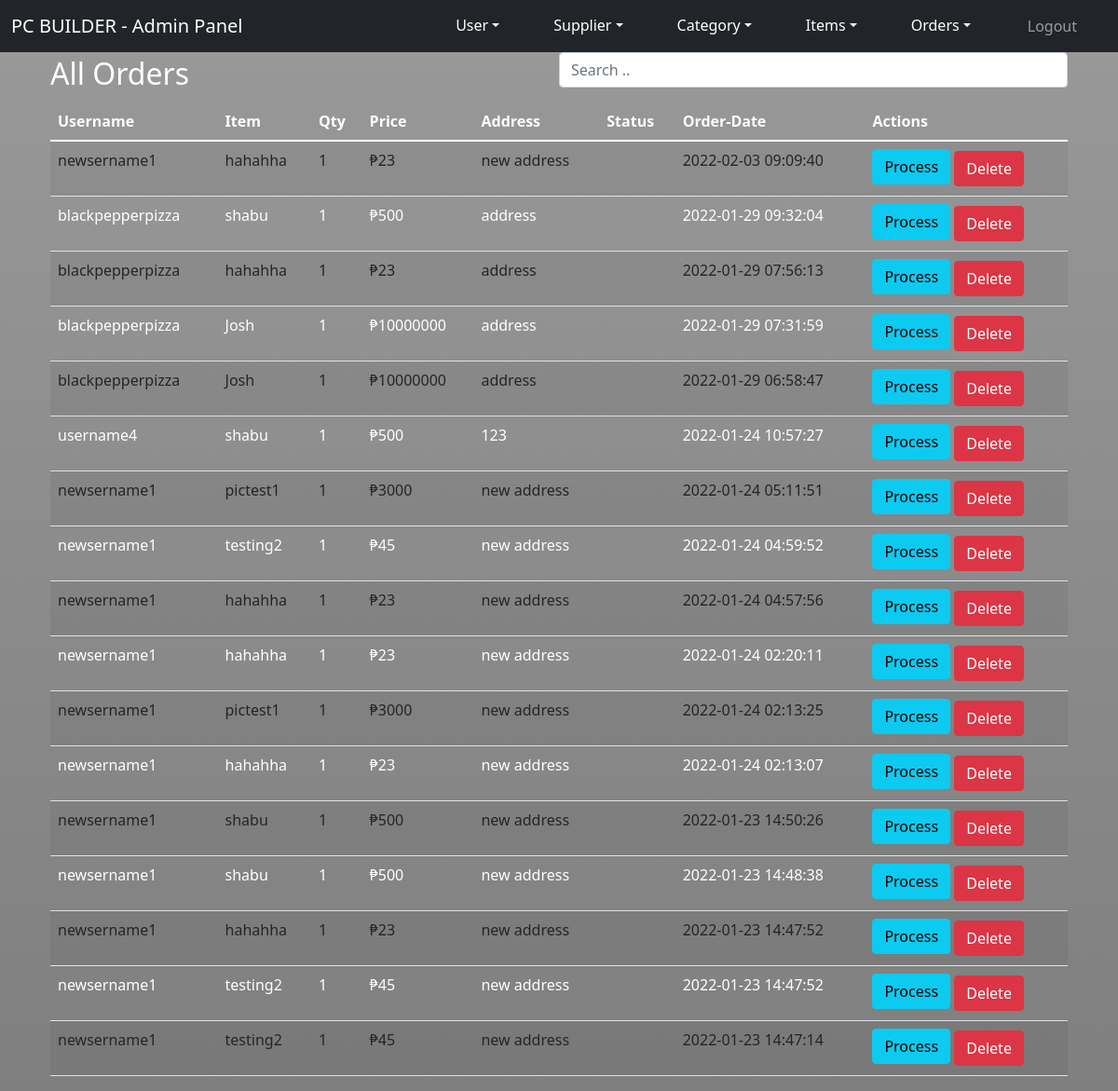
The page /index.php/admin/orders on the database as committed earlier.
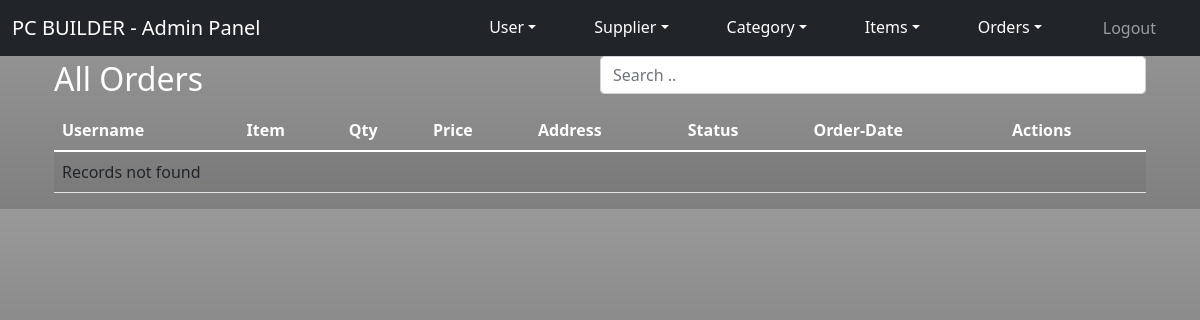
The same page on the database as committed later.
### tables this page shows
CREATE TABLE `order` (
  `OrderId` int(11) NOT NULL,
  `usersId` int(11) NOT NULL,
  `itemId` int(11) NOT NULL,
  `itemName` varchar(256) NOT NULL,
  `price` float NOT NULL,
  `quantity` int(11) NOT NULL,
  `status` varchar(256) DEFAULT NULL,
  `orderDate` datetime NOT NULL,
  `successDate` timestamp NOT NULL DEFAULT current_timestamp() ON UPDATE current_timestamp(),
  `supplierId` int(11) NOT NULL
);

CREATE TABLE `users` (
  `usersId` int(11) NOT NULL,
  `firstName` varchar(256) NOT NULL,
  `usersEmail` varchar(128) NOT NULL,
  `usersUid` varchar(128) NOT NULL,
  `usersPwd` varchar(128) NOT NULL,
  `phone` int(64) NOT NULL,
  `address` varchar(512) NOT NULL DEFAULT 'n/a',
  `usertype` enum('Buyer','Seller','Buyer/Seller') NOT NULL,
  `lastName` varchar(256) NOT NULL,
  `stat` enum('Active','Inactive') DEFAULT NULL,
  `pwdRepeat` varchar(256) NOT NULL,
  `terms` enum('Agree') NOT NULL,
  `file_name` varchar(256) NOT NULL
);

### application/controllers/Admin.php (called while the page is built, shortened)
<?php
class Admin extends CI_Controller
{
    public function orders()    {
        $this->load->model('Order_model');
        $this->load->model('User_model');
        $this->load->helper('date');
        $order = $this->Order_model->getAllOrders();
        $data['orders'] = $order;
        $this->load->view('admin/orders/list', $data);
    }
}

### index.php (called while the page is built, shortened)
<?php
require_once BASEPATH.'core/CodeIgniter.php';

### application/models/Order_model.php (called while the page is built, shortened)
<?php
class Order_model extends CI_Model {
    public function getAllOrders(){
        $this->db->order_by('OrderId', 'DESC');
        $this->db->select('*');
        $this->db->from('order');
        $this->db->join('users', 'order.usersId = users.usersId');
        $result = $this->db->get()->result_array();
        return $result;
    }
}

### application/views/admin/orders/list.php (the view, shortened to what this page needs)
<div class="container">
    <div class="container shadow-container">
        <div class="d-flex justify-content-between align-items-center">
            <div class="btn-group">
                <h2>All Orders</h2>
            </div>
            <input class="form-control mb-3" id="myInput" type="text" placeholder="Search .." style="width:50%;">
        </div>
        <div class="table-responsive-sm">
            <table class="table table-hover table-striped">
                <thead>
                    <tr>
                        <th>Username</th>
                        <th>Item</th>
                        <th>Qty</th>
                        <th>Price</th>
                        <th>Address</th>
                        <th>Status</th>
                        <th>Order-Date</th>
                        <th>Actions</th>
                    </tr>
                </thead>
                <tbody id="myTable">
                    <?php if(!empty($orders)) {?>
                    <?php foreach($orders as $order) { ?>
                    <tr>
                        <td><?php echo $order['usersUid']; ?></td>
                        <td><?php echo $order['itemName']; ?></td>
                        <td><?php echo $order['quantity']; ?></td>
                        <td><?php echo "₱".$order['price']; ?></td>
                        <td><?php echo $order['address']; ?></td>
                        <td><?php echo $order['status']; ?></td>
                        <td><?php echo $order['orderDate']; ?></td>
                        <td>
                            <a href="<?php echo base_url().'admin/processOrder/'.$order['OrderId'];?>"
                                class="btn btn-info mb-1"><i class="fas fa-arrow-alt-circle-right"></i> Process</a>
                            <a href="<?php echo base_url().'admin/deleteOrder/'.$order['OrderId']?>"
                                class="btn btn-danger"><i class="fas fa-trash-alt"></i> Delete</a>
                        </td>
                    </tr>
                    <?php } ?>
                    <?php } else {?>
                    <tr>
                        <td colspan="8">Records not found</td>
                    </tr>
                    <?php }?>
                </tbody>
            </table>
        </div>
    </div>
</div>

Rows that differ between the two databases and show on the page:
removed order: usersId.usersUid "newsername1", itemName "hahahha", quantity "1", price "23", usersId.address "new address", orderDate "2022-02-03 09:09:40"
removed order: usersId.usersUid "blackpepperpizza", itemName "shabu", quantity "1", price "500", usersId.address "address", orderDate "2022-01-29 09:32:04"
removed order: usersId.usersUid "blackpepperpizza", itemName "hahahha", quantity "1", price "23", usersId.address "address", orderDate "2022-01-29 07:56:13"
removed order: usersId.usersUid "blackpepperpizza", itemName "Josh", quantity "1", price "10000000", usersId.address "address", orderDate "2022-01-29 07:31:59"
removed order: usersId.usersUid "blackpepperpizza", itemName "Josh", quantity "1", price "10000000", usersId.address "address", orderDate "2022-01-29 06:58:47"
removed order: usersId.usersUid "username4", itemName "shabu", quantity "1", price "500", usersId.address "123", orderDate "2022-01-24 10:57:27"
removed order: usersId.usersUid "newsername1", itemName "pictest1", quantity "1", price "3000", usersId.address "new address", orderDate "2022-01-24 05:11:51"
removed order: usersId.usersUid "newsername1", itemName "testing2", quantity "1", price "45", usersId.address "new address", orderDate "2022-01-24 04:59:52"
removed order: usersId.usersUid "newsername1", itemName "hahahha", quantity "1", price "23", usersId.address "new address", orderDate "2022-01-24 04:57:56"
removed order: usersId.usersUid "newsername1", itemName "hahahha", quantity "1", price "23", usersId.address "new address", orderDate "2022-01-24 02:20:11"
removed order: usersId.usersUid "newsername1", itemName "pictest1", quantity "1", price "3000", usersId.address "new address", orderDate "2022-01-24 02:13:25"
removed order: usersId.usersUid "newsername1", itemName "hahahha", quantity "1", price "23", usersId.address "new address", orderDate "2022-01-24 02:13:07"
removed order: usersId.usersUid "newsername1", itemName "shabu", quantity "1", price "500", usersId.address "new address", orderDate "2022-01-23 14:50:26"
removed order: usersId.usersUid "newsername1", itemName "shabu", quantity "1", price "500", usersId.address "new address", orderDate "2022-01-23 14:48:38"
removed order: usersId.usersUid "newsername1", itemName "hahahha", quantity "1", price "23", usersId.address "new address", orderDate "2022-01-23 14:47:52"
removed order: usersId.usersUid "newsername1", itemName "testing2", quantity "1", price "45", usersId.address "new address", orderDate "2022-01-23 14:47:52"
removed order: usersId.usersUid "newsername1", itemName "testing2", quantity "1", price "45", usersId.address "new address", orderDate "2022-01-23 14:47:14"
Other text that changed with them:
text now shown: "Records not found"
